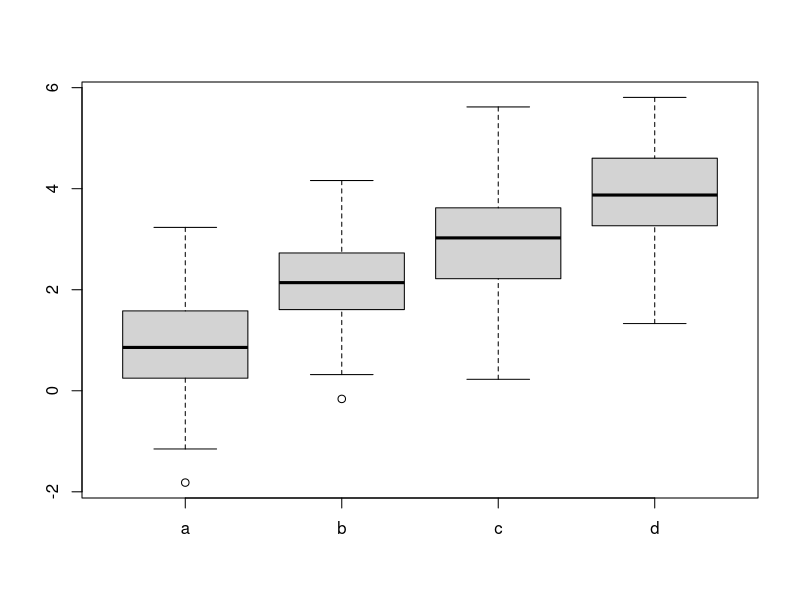

Recreate this plot in R.
#! /usr/bin/R

generateExperiment <- function (geneN = 100, expN = 4) {
	myDat <-
		sapply (1:expN, function (l) {
            rnorm (geneN, mean = l)
        })
    colnames (myDat) <- letters[1:expN]
    return (myDat)
}

myDat <- generateExperiment()
boxplot (data.frame (myDat))

finMat <- NULL
for (myNam in colnames (myDat)) {
    finMat <- rbind (finMat,
                     data.frame ("val" = myDat[, myNam],
                                 "nam" = rep (myNam, nrow (myDat))))
}

myLm <- lm (val ~ nam, data = finMat)
anova(myLm)
 
